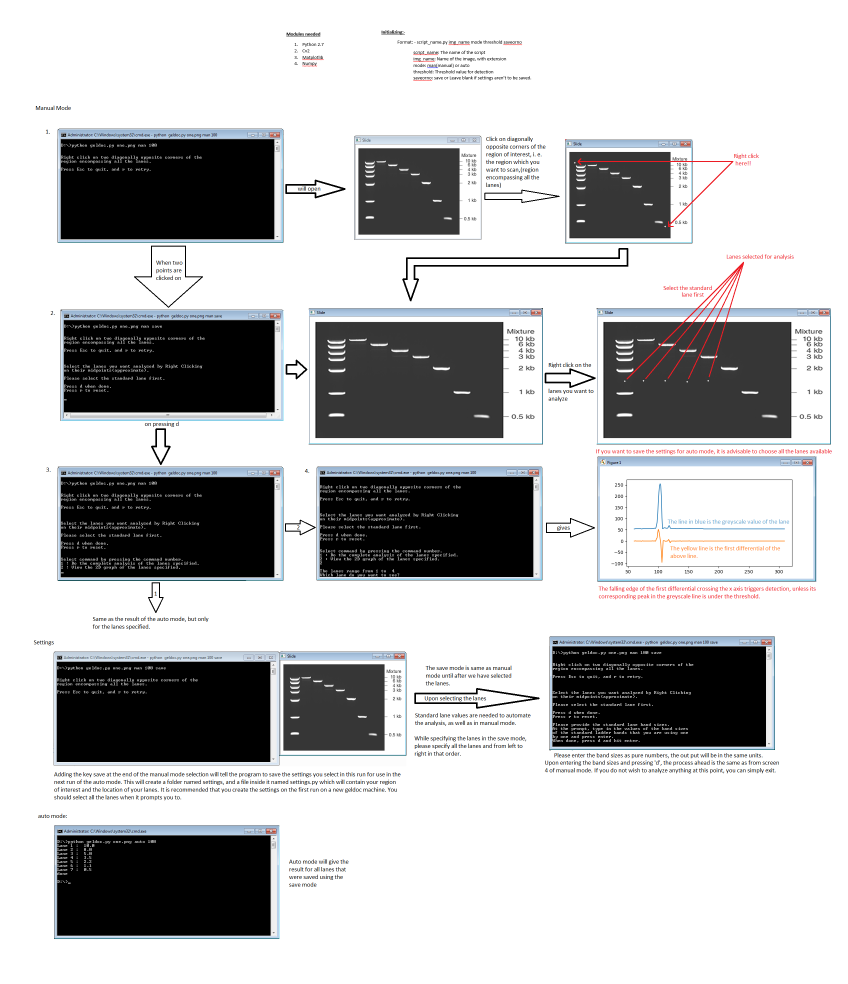
#> input picture UserManual.png, 2544 x 2952 px (shown at 1/3 size)
$ python geldoc.py UserManual.png UserManual.png UserManual.png out.png   (Python 2 division)
#> lines starting #> are read from the running program, lines starting #| are printed output that depends on the picture
#Copyright 2017 Himanshu Patange
#This software is released under GNU public licence

import cv2
from matplotlib import pyplot as plt
import os
import sys
from mpl_toolkits.mplot3d import Axes3D
import matplotlib.pyplot as plt
from matplotlib import cm
from matplotlib.ticker import LinearLocator, FormatStrFormatter
import numpy as np
from numpy import sign
from sys import argv

global lowest

try:
	script, img, mode, lowest, saveorno = argv
except ValueError:
	script, img, mode,lowest = argv
	saveorno = 'no'

class Start(object):

	def imgread(self,img_path):
		img = cv2.imread(img_path)
		img = cv2.cvtColor(img, cv2.COLOR_BGR2GRAY)
		return img

class View(object):

	# [55 lines left out: functions __init__, TwoD, ThreeD, not called in this run]

class Prelim(object):

	# [83 lines left out: functions xy, Select_ROI, Select_Lanes, not called in this run]

class Analysis(object):

	# [84 lines left out: function analyze, not called in this run]

class Engine(object):

	def __init__(self, mode,img):
		Open = Start()
		self.img = Open.imgread(img)

	def Prepare(self,img,mode,saveorno):

		global standard_lane
		if mode == 'man':
			img,corners = Prelim().Select_ROI(img)
			try:
				W = abs(corners[1][0]-corners[0][0])
			except IndexError:
				exit(0)
			H = abs(corners[1][1]-corners[0][1])

			img = cv2.resize(img, None, fx = 500/float(W), fy = 250/float(H), interpolation = cv2.INTER_CUBIC)
			corner1 = (corners[0][0]*500/float(W),corners[0][1]*250/float(H))
			corner2 = (corners[1][0]*500/float(W),corners[1][1]*250/float(H))
			corners = [corner1,corner2]

			lanes = Prelim().Select_Lanes(img)

			standard_lane = []
			if saveorno == 'save':
				inp = None
				print "Please provide the standard lane band sizes."
				print "At the prompt, type in the values of the band sizes"
				print "of the standard ladder bands that you are using one"
				print "by one and press enter."
				print "When done, press d and hit enter."
				while inp != 'd':
					inp = raw_input()
					try:
						inp = float(inp)
						standard_lane.append(inp)
					except ValueError:
						if inp != 'd':
							print "Please provide valid numbers."
							continue

				os.system('mkdir settings')
				fil = open('settings/settings.py','w')
				fil.write('corners = '+str(corners)+'\nlanes = '+str(lanes)+'\nshape  = '+str(img.shape)+'\npos = '+str(standard_lane))
				fil.close()

			else:
				try:
					sys.path.append('settings')
				except:
					print 'No settings were found. You might want to create settings through the manual mode first.'
					exit(0)
				try:
					from settings import pos
					standard_lane = pos[:]
				except:
					print 'Standard Ladder readings weren\'t found.\nTo use manual mode, please create the standard ladder readings first'
					exit(0)

		elif mode == 'auto':
			try:
				sys.path.append('settings')
			except:
				print 'No settings were found. You might want to create settings through the\nmanual mode first.'
				exit(0)
			try:
				from settings import corners,lanes,shape,pos
				standard_lane = pos[:]
				img = cv2.resize(img,(shape[1],shape[0]),interpolation=cv2.INTER_CUBIC)

			except:
				print 'No settings were found.\nYou might want to create settings through the manual mode first.'
				exit(0)

		return img,corners,lanes

	# [39 lines left out: functions take_commands, complete, not called in this run]

def Run(img_path,mode,saveorno):
#> called with img_path = 'UserManual.png', mode = 'UserManual.png', saveorno = 'out.png'
	a = 0
	while a == 0:
		start = Engine(mode,img_path)
		img,corners,lanes= start.Prepare(start.img,mode,saveorno)
		y = range(int(corners[0][1]), int(corners[1][1]))

		while(1):
			start.take_commands(img,lanes,corners,y)
			cv2.destroyAllWindows()
			if mode == 'man':
				break
#> this loop made 1 pass
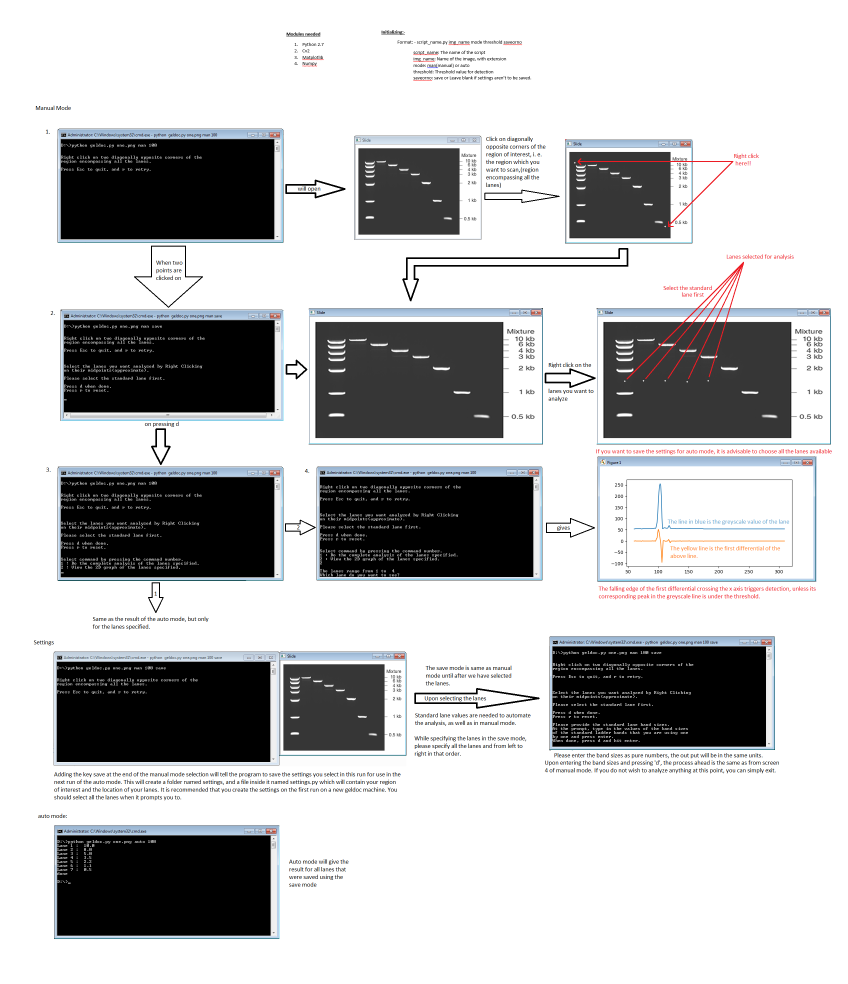
#> input picture UserManual.png, 2544 x 2952 px (shown at 1/3 size)
#> pass 1, in imgread, `img = cv2.cvtColor(img, cv2.COLOR_BGR2GRAY)`:
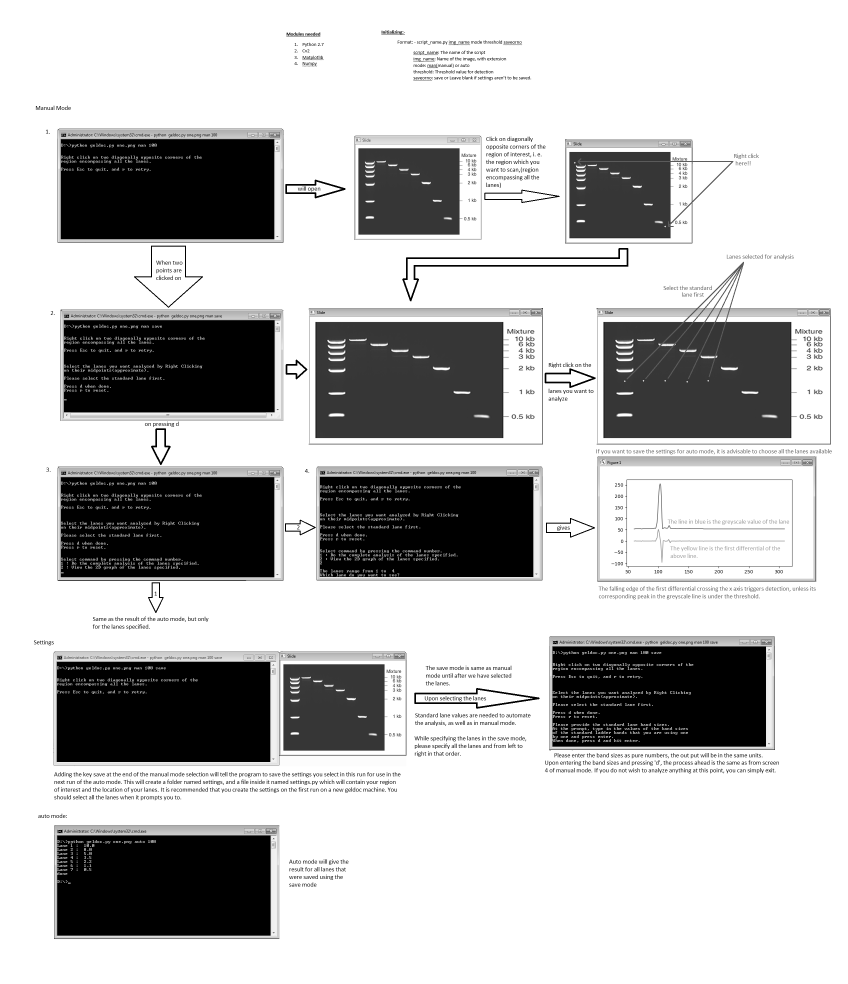
#> img: shape (2952, 2544) (shown at 1/3 size); min 0, max 255, mean 188.3

#> (the run stopped early here; a loop or call above may not have finished)
